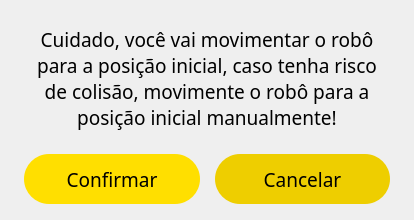
<?xml version="1.0" encoding="UTF-8"?>
<ui version="4.0">
 <class>ConfirmDialog</class>
 <widget class="QDialog" name="ConfirmDialog">
  <property name="geometry">
   <rect>
    <x>0</x>
    <y>0</y>
    <width>414</width>
    <height>220</height>
   </rect>
  </property>
  <property name="minimumSize">
   <size>
    <width>414</width>
    <height>220</height>
   </size>
  </property>
  <property name="maximumSize">
   <size>
    <width>414</width>
    <height>220</height>
   </size>
  </property>
  <property name="windowTitle">
   <string>Confirmar ação</string>
  </property>
  <property name="styleSheet">
   <string notr="true">* {margin:0; padding:0; border: 0}

QDialog{background-color:#efefef}

QPushButton{
	background-color: #ffdf00;
	border: 0;
border-radius:25; padding:0; margin:0
}
QPushButton::disabled{background-color:#cbcbcb}
QPushButton:hover{ background-color: #f1d100}
QPushButton:pressed{background-color:#dfc200 }

QPushButton:focus {border: 0; outline:1px solid #ababab}

QLineEdit{
background-color: transparent;
border: 2px solid #b0b0b0;
padding: 5 15;
border-radius: 18
}</string>
  </property>
  <layout class="QVBoxLayout" name="verticalLayout">
   <property name="spacing">
    <number>6</number>
   </property>
   <property name="leftMargin">
    <number>9</number>
   </property>
   <property name="topMargin">
    <number>9</number>
   </property>
   <property name="rightMargin">
    <number>9</number>
   </property>
   <property name="bottomMargin">
    <number>15</number>
   </property>
   <item>
    <widget class="QFrame" name="frame">
     <property name="frameShape">
      <enum>QFrame::StyledPanel</enum>
     </property>
     <property name="frameShadow">
      <enum>QFrame::Raised</enum>
     </property>
     <layout class="QVBoxLayout" name="verticalLayout_2">
      <property name="spacing">
       <number>0</number>
      </property>
      <property name="leftMargin">
       <number>15</number>
      </property>
      <property name="topMargin">
       <number>0</number>
      </property>
      <property name="rightMargin">
       <number>15</number>
      </property>
      <property name="bottomMargin">
       <number>0</number>
      </property>
      <item>
       <widget class="QLabel" name="description_text">
        <property name="font">
         <font>
          <family>Equinox Bold</family>
          <pointsize>14</pointsize>
         </font>
        </property>
        <property name="text">
         <string>Cuidado, você vai movimentar o robô para a posição inicial, caso tenha risco de colisão, movimente o robô para a posição inicial manualmente!</string>
        </property>
        <property name="alignment">
         <set>Qt::AlignCenter</set>
        </property>
        <property name="wordWrap">
         <bool>true</bool>
        </property>
       </widget>
      </item>
     </layout>
    </widget>
   </item>
   <item>
    <widget class="QFrame" name="frame_2">
     <property name="minimumSize">
      <size>
       <width>0</width>
       <height>52</height>
      </size>
     </property>
     <property name="maximumSize">
      <size>
       <width>16777215</width>
       <height>52</height>
      </size>
     </property>
     <property name="frameShape">
      <enum>QFrame::StyledPanel</enum>
     </property>
     <property name="frameShadow">
      <enum>QFrame::Raised</enum>
     </property>
     <layout class="QHBoxLayout" name="horizontalLayout">
      <property name="spacing">
       <number>15</number>
      </property>
      <property name="leftMargin">
       <number>15</number>
      </property>
      <property name="topMargin">
       <number>0</number>
      </property>
      <property name="rightMargin">
       <number>15</number>
      </property>
      <property name="bottomMargin">
       <number>0</number>
      </property>
      <item>
       <widget class="QPushButton" name="btn_confirm">
        <property name="minimumSize">
         <size>
          <width>0</width>
          <height>50</height>
         </size>
        </property>
        <property name="maximumSize">
         <size>
          <width>16777215</width>
          <height>50</height>
         </size>
        </property>
        <property name="font">
         <font>
          <family>Equinox Bold</family>
          <pointsize>14</pointsize>
         </font>
        </property>
        <property name="cursor">
         <cursorShape>PointingHandCursor</cursorShape>
        </property>
        <property name="text">
         <string>Confirmar</string>
        </property>
        <property name="icon">
         <iconset resource="icons.qrc">
          <normaloff>:/icons/assets/icons/sharp_check_black_48dp.png</normaloff>:/icons/assets/icons/sharp_check_black_48dp.png</iconset>
        </property>
        <property name="iconSize">
         <size>
          <width>25</width>
          <height>25</height>
         </size>
        </property>
        <property name="autoDefault">
         <bool>false</bool>
        </property>
        <property name="default">
         <bool>true</bool>
        </property>
       </widget>
      </item>
      <item>
       <widget class="QPushButton" name="btn_cancel">
        <property name="minimumSize">
         <size>
          <width>0</width>
          <height>50</height>
         </size>
        </property>
        <property name="maximumSize">
         <size>
          <width>16777215</width>
          <height>50</height>
         </size>
        </property>
        <property name="font">
         <font>
          <family>Equinox Bold</family>
          <pointsize>14</pointsize>
         </font>
        </property>
        <property name="cursor">
         <cursorShape>PointingHandCursor</cursorShape>
        </property>
        <property name="focusPolicy">
         <enum>Qt::TabFocus</enum>
        </property>
        <property name="styleSheet">
         <string notr="true">* {
background-color: #eece00
}

QPushButton:hover{
background-color: #ddbd00
}

QPushButton:pressed {
background-color: #ccac00
}
QPushButton::disabled{background-color:#cbcbcb}</string>
        </property>
        <property name="text">
         <string>Cancelar</string>
        </property>
        <property name="icon">
         <iconset resource="icons.qrc">
          <normaloff>:/icons/assets/icons/sharp_close_black_48dp.png</normaloff>:/icons/assets/icons/sharp_close_black_48dp.png</iconset>
        </property>
        <property name="iconSize">
         <size>
          <width>25</width>
          <height>25</height>
         </size>
        </property>
        <property name="autoDefault">
         <bool>false</bool>
        </property>
       </widget>
      </item>
     </layout>
    </widget>
   </item>
  </layout>
 </widget>
 <resources>
  <include location="icons.qrc"/>
 </resources>
 <connections/>
</ui>
